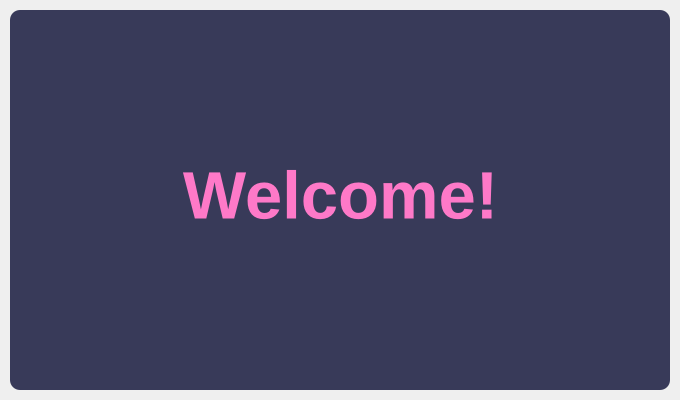
<?xml version="1.0" encoding="UTF-8"?>
<ui version="4.0">
 <class>main_window</class>
 <widget class="QMainWindow" name="main_window">
  <property name="geometry">
   <rect>
    <x>0</x>
    <y>0</y>
    <width>680</width>
    <height>400</height>
   </rect>
  </property>
  <property name="windowTitle">
   <string>main_window</string>
  </property>
  <widget class="QWidget" name="centralwidget">
   <layout class="QVBoxLayout" name="verticalLayout">
    <property name="spacing">
     <number>0</number>
    </property>
    <property name="leftMargin">
     <number>10</number>
    </property>
    <property name="topMargin">
     <number>10</number>
    </property>
    <property name="rightMargin">
     <number>10</number>
    </property>
    <property name="bottomMargin">
     <number>10</number>
    </property>
    <item>
     <widget class="QFrame" name="frame_drop_shadow">
      <property name="styleSheet">
       <string notr="true">QFrame {
	color: rgb(220, 220, 220);
	background-color: rgb(56, 58, 89);
	border-radius: 10px;
}</string>
      </property>
      <property name="frameShape">
       <enum>QFrame::StyledPanel</enum>
      </property>
      <property name="frameShadow">
       <enum>QFrame::Raised</enum>
      </property>
      <widget class="QLabel" name="label">
       <property name="geometry">
        <rect>
         <x>0</x>
         <y>150</y>
         <width>661</width>
         <height>71</height>
        </rect>
       </property>
       <property name="font">
        <font>
         <pointsize>50</pointsize>
         <bold>true</bold>
        </font>
       </property>
       <property name="styleSheet">
        <string notr="true">QLabel {
	color: rgb(254, 121, 200);
}</string>
       </property>
       <property name="text">
        <string>Welcome!</string>
       </property>
       <property name="alignment">
        <set>Qt::AlignCenter</set>
       </property>
      </widget>
     </widget>
    </item>
   </layout>
  </widget>
 </widget>
 <resources/>
 <connections/>
</ui>
